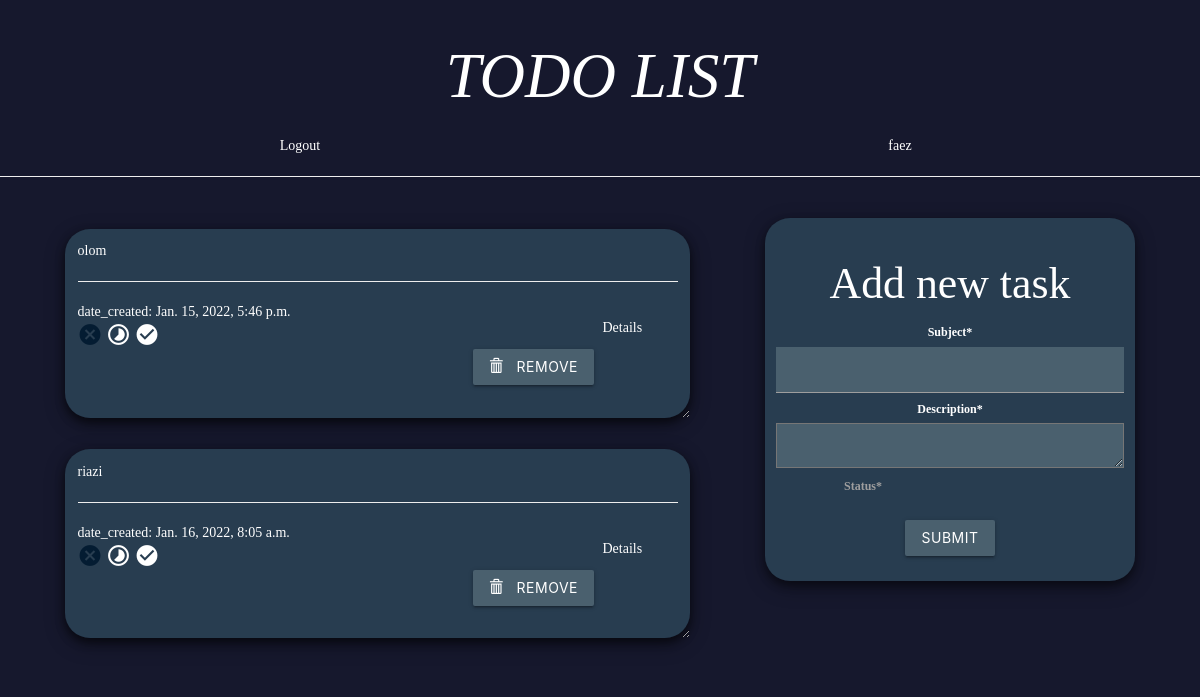
The app's page / (signed in), older data.
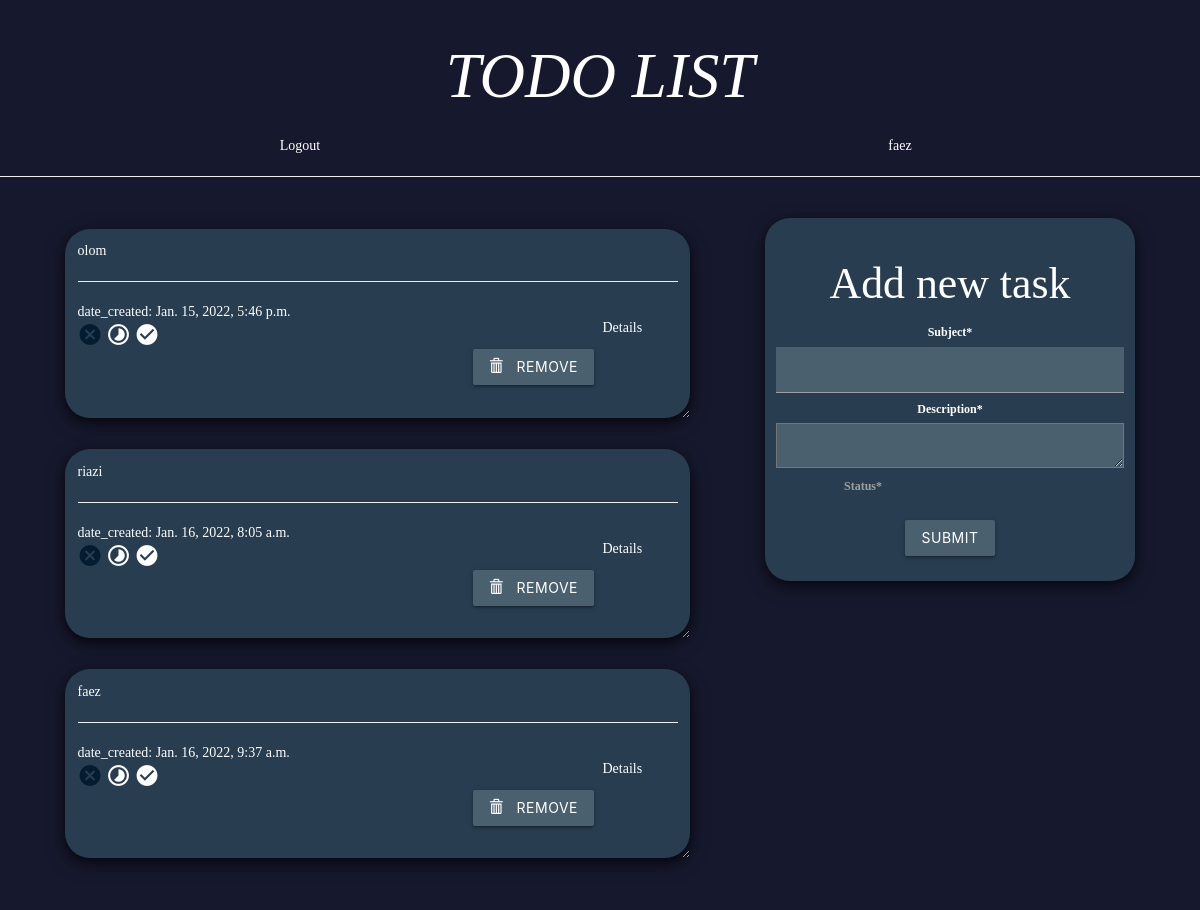
The same page, newer data.
### todo/models.py (models this page shows, shortened)
class TodoModel(models.Model):
    user = models.ForeignKey(User, on_delete=models.CASCADE, null=True)
    subject = models.CharField(max_length=256)
    description = models.TextField()
    date_created = models.DateTimeField(auto_now_add=True)
    date_updated = models.DateTimeField(auto_now=True)
    status_choices = (
        ('1', 'undone'),
        ('2', 'doing'),
        ('3', 'done'),
    )
    status = models.CharField(choices=status_choices, max_length=10, default='1', null=True)
    def detail(self):
        return self.description.replace('\n', '/ ')

### todo/views.py (the view)
# urls.py: path('', views.todo_list, name='todo_list'),
@login_required
def todo_list(request):
    item_list = TodoModel.objects.filter(user=request.user)
    if request.method == 'POST':
        form = TodoForm(request.POST)
        if form.is_valid():
            form.save(request.user)
            return redirect('ToDo:todo_list')
    form = TodoForm()
    context = {
        'forms': form,
        'list': item_list,
        'title': 'TODO LIST',
    }
    return render(request, 'todo/todo_list.html', context)

### todo/forms.py (shortened to what this page needs)
class TodoForm(forms.ModelForm):
    class Meta:
        model = TodoModel
        exclude = ('user', )

### templates/todo/todo_list.html (shortened to what the changed rows need)
{% extends 'base.html' %}
{% load static %}
{% block content %}
    <center class="row">
        <h1><i class="font_color">TODO LIST</i></h1>
    </center>
    {% if list %}
        <div class="row">
            <div class="col-md-7 font_color margin_card">
                {% for todo in list %}
                    <div class="">
                        <div class="card">
                            {{ todo.subject }}
                            <hr>
                            date_created: {{ todo.date_created }}
                            <br>
                                <i class="material-icons nav-icon"
                                   style="font-size: 25px; {% if todo.status == '1' %}color: #041C32; {% endif %}">cancel</i>
                                <i class="material-icons nav-icon"
                                   style="font-size: 25px; {% if todo.status == '2' %}color: #041C32; {% endif %}">timelapse</i>
                                <i class="material-icons nav-icon"
                                   style="font-size: 25px; {% if todo.status == '3' %}color: #041C32; {% endif %}">check_circle</i>
                            <br>
                            <div class="tooltiped">Details
                            </div>
                            <form action="/del/{{ todo.pk }}/" method="POST"
                                  style=" padding-right: 4%; padding-bottom: 3%;">
                                <button value="remove" type="submit" class="btn font_color remove_button"
                                ><span
                                        class="glyphicon glyphicon-trash font_color"></span> &nbsp; remove
                                </button>
                            </form>
                        </div>
                    </div>
                {% endfor %}
            </div>
        </div>
    {% endif %}
{% endblock %}

Row changes from the older to the newer data that the page shows:
added TodoModel: subject "faez", date_created "Jan. 16, 2022, 9:37 a.m."
